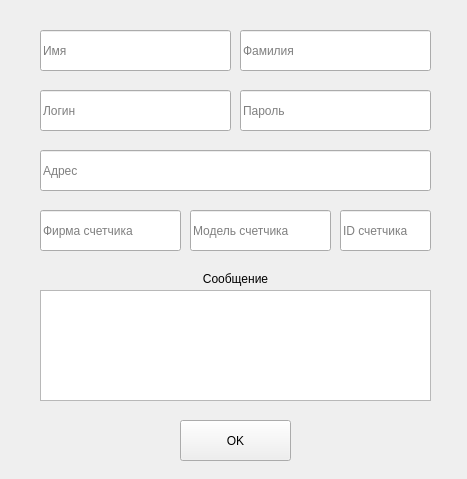
<?xml version="1.0" encoding="UTF-8"?>
<ui version="4.0">
 <class>addForm</class>
 <widget class="QWidget" name="addForm">
  <property name="geometry">
   <rect>
    <x>0</x>
    <y>0</y>
    <width>467</width>
    <height>479</height>
   </rect>
  </property>
  <property name="windowTitle">
   <string>Регистрация</string>
  </property>
  <widget class="QTextEdit" name="messageTextbox">
   <property name="geometry">
    <rect>
     <x>40</x>
     <y>290</y>
     <width>391</width>
     <height>111</height>
    </rect>
   </property>
   <property name="documentTitle">
    <string/>
   </property>
  </widget>
  <widget class="QPushButton" name="sendButton">
   <property name="geometry">
    <rect>
     <x>180</x>
     <y>420</y>
     <width>111</width>
     <height>41</height>
    </rect>
   </property>
   <property name="text">
    <string>OK</string>
   </property>
  </widget>
  <widget class="QLineEdit" name="nameTextbox">
   <property name="geometry">
    <rect>
     <x>40</x>
     <y>30</y>
     <width>191</width>
     <height>41</height>
    </rect>
   </property>
   <property name="text">
    <string/>
   </property>
   <property name="placeholderText">
    <string>Имя</string>
   </property>
  </widget>
  <widget class="QLineEdit" name="sernameTextbox">
   <property name="geometry">
    <rect>
     <x>240</x>
     <y>30</y>
     <width>191</width>
     <height>41</height>
    </rect>
   </property>
   <property name="placeholderText">
    <string>Фамилия</string>
   </property>
  </widget>
  <widget class="QLineEdit" name="loginTextbox">
   <property name="geometry">
    <rect>
     <x>40</x>
     <y>90</y>
     <width>191</width>
     <height>41</height>
    </rect>
   </property>
   <property name="text">
    <string/>
   </property>
   <property name="placeholderText">
    <string>Логин</string>
   </property>
  </widget>
  <widget class="QLineEdit" name="passTextbox">
   <property name="geometry">
    <rect>
     <x>240</x>
     <y>90</y>
     <width>191</width>
     <height>41</height>
    </rect>
   </property>
   <property name="text">
    <string/>
   </property>
   <property name="placeholderText">
    <string>Пароль</string>
   </property>
  </widget>
  <widget class="QLineEdit" name="adressTextbox">
   <property name="geometry">
    <rect>
     <x>40</x>
     <y>150</y>
     <width>391</width>
     <height>41</height>
    </rect>
   </property>
   <property name="text">
    <string/>
   </property>
   <property name="placeholderText">
    <string>Адрес</string>
   </property>
  </widget>
  <widget class="QLineEdit" name="firmTextbox">
   <property name="geometry">
    <rect>
     <x>40</x>
     <y>210</y>
     <width>141</width>
     <height>41</height>
    </rect>
   </property>
   <property name="text">
    <string/>
   </property>
   <property name="placeholderText">
    <string>Фирма счетчика</string>
   </property>
  </widget>
  <widget class="QLineEdit" name="modelTextbox">
   <property name="geometry">
    <rect>
     <x>190</x>
     <y>210</y>
     <width>141</width>
     <height>41</height>
    </rect>
   </property>
   <property name="text">
    <string/>
   </property>
   <property name="placeholderText">
    <string>Модель счетчика</string>
   </property>
  </widget>
  <widget class="QLineEdit" name="idTextbox">
   <property name="geometry">
    <rect>
     <x>340</x>
     <y>210</y>
     <width>91</width>
     <height>41</height>
    </rect>
   </property>
   <property name="text">
    <string/>
   </property>
   <property name="placeholderText">
    <string>ID счетчика</string>
   </property>
  </widget>
  <widget class="QLabel" name="messageHint">
   <property name="geometry">
    <rect>
     <x>40</x>
     <y>270</y>
     <width>391</width>
     <height>17</height>
    </rect>
   </property>
   <property name="text">
    <string>Сообщение</string>
   </property>
   <property name="alignment">
    <set>Qt::AlignCenter</set>
   </property>
  </widget>
 </widget>
 <resources/>
 <connections/>
</ui>
